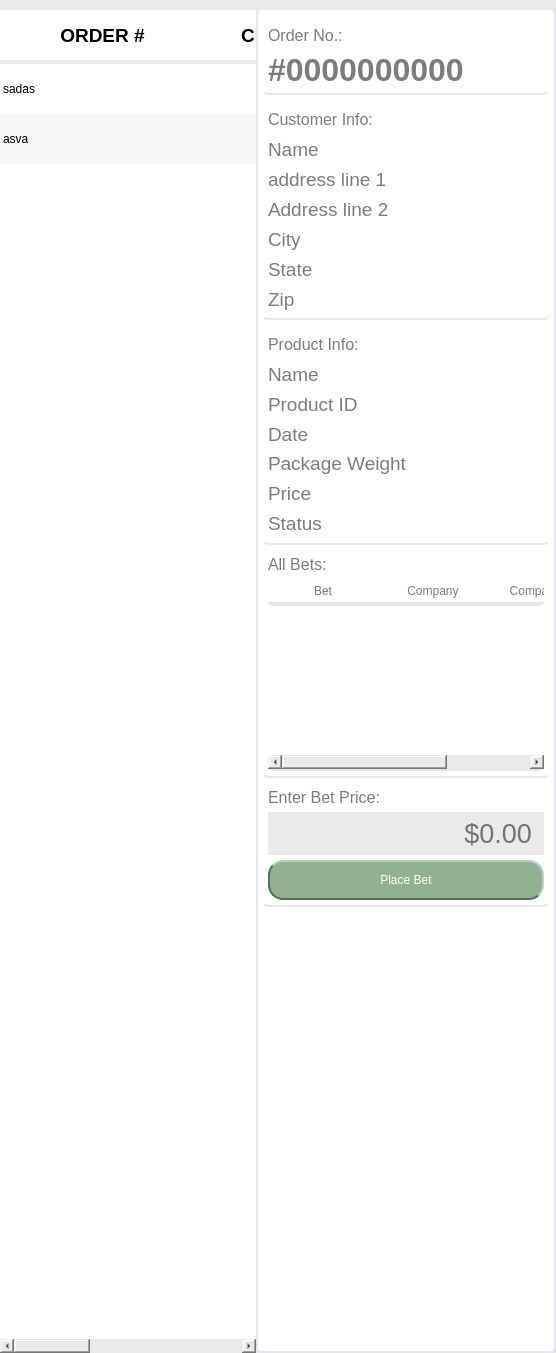
          <widget class="QWidget" name="bet_page">
           <property name="styleSheet">
            <string notr="true">QWidget{
	background:#eaeaea;
	border:none;
}
</string>
           </property>
           <layout class="QHBoxLayout" name="horizontalLayout_14" stretch="7,3">
            <property name="spacing">
             <number>0</number>
            </property>
            <property name="leftMargin">
             <number>0</number>
            </property>
            <property name="topMargin">
             <number>10</number>
            </property>
            <property name="rightMargin">
             <number>0</number>
            </property>
            <property name="bottomMargin">
             <number>0</number>
            </property>
            <item>
             <widget class="QTableWidget" name="order_bet_table">
              <property name="font">
               <font>
                <weight>50</weight>
                <bold>false</bold>
               </font>
              </property>
              <property name="styleSheet">
               <string notr="true">QFrame{
	background-color: #ffffff;
}
QTableWIdget{
	background-color: #ffffff;
	alternate-background-color: #E6E6E6;
	border-radius:30px;
}
QHeaderView:section{
	min-height:50 px;
	max-height:50 px;
	background : #ffffff;
	border:none;
	border-bottom:4px solid #e5e7ef;
}
QTableWidget::item{
	border:none;
	border-left:none;
	border-right:none;
	border-top:none;
}
QTableWidget::item:selected{ 
	background-color: #B7CCE4;
 }</string>
              </property>
              <property name="editTriggers">
               <set>QAbstractItemView::NoEditTriggers</set>
              </property>
              <property name="alternatingRowColors">
               <bool>true</bool>
              </property>
              <property name="selectionMode">
               <enum>QAbstractItemView::SingleSelection</enum>
              </property>
              <property name="selectionBehavior">
               <enum>QAbstractItemView::SelectRows</enum>
              </property>
              <property name="showGrid">
               <bool>false</bool>
              </property>
              <attribute name="horizontalHeaderCascadingSectionResizes">
               <bool>false</bool>
              </attribute>
              <attribute name="horizontalHeaderDefaultSectionSize">
               <number>205</number>
              </attribute>
              <attribute name="horizontalHeaderStretchLastSection">
               <bool>true</bool>
              </attribute>
              <attribute name="verticalHeaderVisible">
               <bool>false</bool>
              </attribute>
              <attribute name="verticalHeaderCascadingSectionResizes">
               <bool>false</bool>
              </attribute>
              <attribute name="verticalHeaderMinimumSectionSize">
               <number>50</number>
              </attribute>
              <attribute name="verticalHeaderDefaultSectionSize">
               <number>50</number>
              </attribute>
              <row>
               <property name="text">
                <string>New Row</string>
               </property>
              </row>
              <row>
               <property name="text">
                <string>New Row</string>
               </property>
              </row>
              <column>
               <property name="text">
                <string>ORDER #</string>
               </property>
               <property name="font">
                <font>
                 <family>Helvetica</family>
                 <pointsize>14</pointsize>
                 <weight>75</weight>
                 <bold>true</bold>
                </font>
               </property>
               <property name="textAlignment">
                <set>AlignCenter</set>
               </property>
               <property name="background">
                <color alpha="0">
                 <red>0</red>
                 <green>0</green>
                 <blue>0</blue>
                </color>
               </property>
              </column>
              <column>
               <property name="text">
                <string>CUSTOMER ID</string>
               </property>
               <property name="font">
                <font>
                 <family>Helvetica</family>
                 <pointsize>14</pointsize>
                 <weight>75</weight>
                 <bold>true</bold>
                </font>
               </property>
              </column>
              <column>
               <property name="text">
                <string>ORDER PRICE</string>
               </property>
               <property name="font">
                <font>
                 <family>Helvetica</family>
                 <pointsize>14</pointsize>
                 <weight>75</weight>
                 <bold>true</bold>
                </font>
               </property>
              </column>
              <item row="0" column="0">
               <property name="text">
                <string>sadas</string>
               </property>
              </item>
              <item row="1" column="0">
               <property name="text">
                <string>asva</string>
               </property>
              </item>
             </widget>
            </item>
            <item>
             <widget class="QFrame" name="frame_16">
              <property name="minimumSize">
               <size>
                <width>300</width>
                <height>0</height>
               </size>
              </property>
              <property name="styleSheet">
               <string notr="true">QFrame{
	background:rgb(255,255,255);
	border-radius:5px;
	border:2px solid #e5e7ef;
	border-top:none;
	color:rgb(124,124,124);
}</string>
              </property>
              <property name="frameShape">
               <enum>QFrame::StyledPanel</enum>
              </property>
              <property name="frameShadow">
               <enum>QFrame::Raised</enum>
              </property>
              <layout class="QVBoxLayout" name="verticalLayout_27" stretch="0,0,0,0,0,0">
               <property name="spacing">
                <number>5</number>
               </property>
               <property name="sizeConstraint">
                <enum>QLayout::SetDefaultConstraint</enum>
               </property>
               <property name="leftMargin">
                <number>5</number>
               </property>
               <property name="topMargin">
                <number>5</number>
               </property>
               <property name="rightMargin">
                <number>5</number>
               </property>
               <property name="bottomMargin">
                <number>5</number>
               </property>
               <item>
                <widget class="QFrame" name="frame_20">
                 <property name="minimumSize">
                  <size>
                   <width>0</width>
                   <height>80</height>
                  </size>
                 </property>
                 <property name="maximumSize">
                  <size>
                   <width>16777215</width>
                   <height>16777215</height>
                  </size>
                 </property>
                 <property name="styleSheet">
                  <string notr="true">border-top:none;border-left:none;border-right:none;</string>
                 </property>
                 <property name="frameShape">
                  <enum>QFrame::StyledPanel</enum>
                 </property>
                 <property name="frameShadow">
                  <enum>QFrame::Raised</enum>
                 </property>
                 <layout class="QVBoxLayout" name="verticalLayout_28">
                  <property name="spacing">
                   <number>2</number>
                  </property>
                  <property name="leftMargin">
                   <number>5</number>
                  </property>
                  <property name="topMargin">
                   <number>5</number>
                  </property>
                  <property name="rightMargin">
                   <number>5</number>
                  </property>
                  <property name="bottomMargin">
                   <number>5</number>
                  </property>
                  <item>
                   <widget class="QLabel" name="label_108">
                    <property name="font">
                     <font>
                      <family>Helvetica</family>
                      <pointsize>12</pointsize>
                     </font>
                    </property>
                    <property name="styleSheet">
                     <string notr="true">border:none;
color:rgb(124,124,124);
</string>
                    </property>
                    <property name="text">
                     <string>Order No.:</string>
                    </property>
                   </widget>
                  </item>
                  <item>
                   <widget class="QLabel" name="orderno_label">
                    <property name="font">
                     <font>
                      <family>Helvetica</family>
                      <pointsize>24</pointsize>
                      <weight>75</weight>
                      <bold>true</bold>
                     </font>
                    </property>
                    <property name="styleSheet">
                     <string notr="true">border:none;</string>
                    </property>
                    <property name="text">
                     <string>#0000000000</string>
                    </property>
                   </widget>
                  </item>
                 </layout>
                </widget>
               </item>
               <item>
                <widget class="QFrame" name="frame_21">
                 <property name="minimumSize">
                  <size>
                   <width>0</width>
                   <height>220</height>
                  </size>
                 </property>
                 <property name="styleSheet">
                  <string notr="true">border-top:none;border-left:none;border-right:none;
</string>
                 </property>
                 <property name="frameShape">
                  <enum>QFrame::StyledPanel</enum>
                 </property>
                 <property name="frameShadow">
                  <enum>QFrame::Raised</enum>
                 </property>
                 <layout class="QVBoxLayout" name="verticalLayout_29">
                  <property name="spacing">
                   <number>2</number>
                  </property>
                  <property name="leftMargin">
                   <number>5</number>
                  </property>
                  <property name="topMargin">
                   <number>5</number>
                  </property>
                  <property name="rightMargin">
                   <number>5</number>
                  </property>
                  <property name="bottomMargin">
                   <number>5</number>
                  </property>
                  <item>
                   <widget class="QLabel" name="label_110">
                    <property name="font">
                     <font>
                      <family>Helvetica</family>
                      <pointsize>12</pointsize>
                     </font>
                    </property>
                    <property name="styleSheet">
                     <string notr="true">border:none;
</string>
                    </property>
                    <property name="text">
                     <string>Customer Info:</string>
                    </property>
                   </widget>
                  </item>
                  <item>
                   <widget class="QLabel" name="customername_label">
                    <property name="font">
                     <font>
                      <pointsize>14</pointsize>
                     </font>
                    </property>
                    <property name="styleSheet">
                     <string notr="true">border:none;</string>
                    </property>
                    <property name="text">
                     <string>Name</string>
                    </property>
                   </widget>
                  </item>
                  <item>
                   <widget class="QLabel" name="addressline1_label">
                    <property name="font">
                     <font>
                      <pointsize>14</pointsize>
                     </font>
                    </property>
                    <property name="styleSheet">
                     <string notr="true">border:none;</string>
                    </property>
                    <property name="text">
                     <string>address line 1</string>
                    </property>
                   </widget>
                  </item>
                  <item>
                   <widget class="QLabel" name="addressline2_label">
                    <property name="font">
                     <font>
                      <pointsize>14</pointsize>
                     </font>
                    </property>
                    <property name="styleSheet">
                     <string notr="true">border:none;</string>
                    </property>
                    <property name="text">
                     <string>Address line 2</string>
                    </property>
                   </widget>
                  </item>
                  <item>
                   <widget class="QLabel" name="addresscity_label">
                    <property name="font">
                     <font>
                      <pointsize>14</pointsize>
                     </font>
                    </property>
                    <property name="styleSheet">
                     <string notr="true">border:none;</string>
                    </property>
                    <property name="text">
                     <string>City</string>
                    </property>
                   </widget>
                  </item>
                  <item>
                   <widget class="QLabel" name="addressstate_label">
                    <property name="font">
                     <font>
                      <pointsize>14</pointsize>
                     </font>
                    </property>
                    <property name="styleSheet">
                     <string notr="true">border:none;</string>
                    </property>
                    <property name="text">
                     <string>State</string>
                    </property>
                   </widget>
                  </item>
                  <item>
                   <widget class="QLabel" name="addresszip_label">
                    <property name="font">
                     <font>
                      <pointsize>14</pointsize>
                     </font>
                    </property>
                    <property name="styleSheet">
                     <string notr="true">border:none;</string>
                    </property>
                    <property name="text">
                     <string>Zip</string>
                    </property>
                   </widget>
                  </item>
                 </layout>
                </widget>
               </item>
               <item>
                <widget class="QFrame" name="frame_25">
                 <property name="minimumSize">
                  <size>
                   <width>0</width>
                   <height>220</height>
                  </size>
                 </property>
                 <property name="styleSheet">
                  <string notr="true">border-top:none;border-left:none;border-right:none;
</string>
                 </property>
                 <property name="frameShape">
                  <enum>QFrame::StyledPanel</enum>
                 </property>
                 <property name="frameShadow">
                  <enum>QFrame::Raised</enum>
                 </property>
                 <layout class="QVBoxLayout" name="verticalLayout_30">
                  <property name="spacing">
                   <number>1</number>
                  </property>
                  <property name="leftMargin">
                   <number>5</number>
                  </property>
                  <property name="topMargin">
                   <number>5</number>
                  </property>
                  <property name="rightMargin">
                   <number>5</number>
                  </property>
                  <property name="bottomMargin">
                   <number>5</number>
                  </property>
                  <item>
                   <widget class="QLabel" name="label_117">
                    <property name="font">
                     <font>
                      <family>Helvetica</family>
                      <pointsize>12</pointsize>
                     </font>
                    </property>
                    <property name="styleSheet">
                     <string notr="true">border:none;</string>
                    </property>
                    <property name="text">
                     <string>Product Info:</string>
                    </property>
                   </widget>
                  </item>
                  <item>
                   <widget class="QLabel" name="productname_label">
                    <property name="font">
                     <font>
                      <pointsize>14</pointsize>
                     </font>
                    </property>
                    <property name="styleSheet">
                     <string notr="true">border:none;</string>
                    </property>
                    <property name="text">
                     <string>Name</string>
                    </property>
                   </widget>
                  </item>
                  <item>
                   <widget class="QLabel" name="productid_label">
                    <property name="font">
                     <font>
                      <pointsize>14</pointsize>
                     </font>
                    </property>
                    <property name="styleSheet">
                     <string notr="true">border:none;</string>
                    </property>
                    <property name="text">
                     <string>Product ID</string>
                    </property>
                   </widget>
                  </item>
                  <item>
                   <widget class="QLabel" name="orderdate_label">
                    <property name="font">
                     <font>
                      <pointsize>14</pointsize>
                     </font>
                    </property>
                    <property name="styleSheet">
                     <string notr="true">border:none;</string>
                    </property>
                    <property name="text">
                     <string>Date</string>
                    </property>
                   </widget>
                  </item>
                  <item>
                   <widget class="QLabel" name="productweight_label">
                    <property name="font">
                     <font>
                      <pointsize>14</pointsize>
                     </font>
                    </property>
                    <property name="styleSheet">
                     <string notr="true">border:none;</string>
                    </property>
                    <property name="text">
                     <string>Package Weight</string>
                    </property>
                   </widget>
                  </item>
                  <item>
                   <widget class="QLabel" name="productprice_label">
                    <property name="font">
                     <font>
                      <pointsize>14</pointsize>
                     </font>
                    </property>
                    <property name="styleSheet">
                     <string notr="true">border:none;
color:rgb(124,124,124);</string>
                    </property>
                    <property name="text">
                     <string>Price</string>
                    </property>
                   </widget>
                  </item>
                  <item>
                   <widget class="QLabel" name="orderstatus_label">
                    <property name="font">
                     <font>
                      <pointsize>14</pointsize>
                     </font>
                    </property>
                    <property name="styleSheet">
                     <string notr="true">border:none;
color:rgb(124,124,124);</string>
                    </property>
                    <property name="text">
                     <string>Status</string>
                    </property>
                   </widget>
                  </item>
                 </layout>
                </widget>
               </item>
               <item>
                <widget class="QFrame" name="all_bets_frame">
                 <property name="styleSheet">
                  <string notr="true">border-top:none;border-left:none;border-right:none;
</string>
                 </property>
                 <property name="frameShape">
                  <enum>QFrame::StyledPanel</enum>
                 </property>
                 <property name="frameShadow">
                  <enum>QFrame::Raised</enum>
                 </property>
                 <layout class="QVBoxLayout" name="verticalLayout_31">
                  <property name="spacing">
                   <number>5</number>
                  </property>
                  <property name="leftMargin">
                   <number>5</number>
                  </property>
                  <property name="topMargin">
                   <number>5</number>
                  </property>
                  <property name="rightMargin">
                   <number>5</number>
                  </property>
                  <property name="bottomMargin">
                   <number>5</number>
                  </property>
                  <item>
                   <widget class="QLabel" name="label_125">
                    <property name="font">
                     <font>
                      <family>Helvetica</family>
                      <pointsize>12</pointsize>
                     </font>
                    </property>
                    <property name="styleSheet">
                     <string notr="true">border:none</string>
                    </property>
                    <property name="text">
                     <string>All Bets:</string>
                    </property>
                   </widget>
                  </item>
                  <item>
                   <widget class="QTableWidget" name="all_bets_table">
                    <property name="minimumSize">
                     <size>
                      <width>0</width>
                      <height>100</height>
                     </size>
                    </property>
                    <property name="styleSheet">
                     <string notr="true">QTableWIdget{
	background-color: #FFFFFF;
	alternate-background-color: #E6E6E6;
	border:none;
}
QHeaderView:section{
	min-height:25 px;
	max-height:25 px;
	background : #ffffff;
	border:none;
	border-bottom:2px solid #e5e7ef;
}
QTableWidget::item:selected{ background-color: #3BA1FF
 }</string>
                    </property>
                    <property name="editTriggers">
                     <set>QAbstractItemView::NoEditTriggers</set>
                    </property>
                    <property name="alternatingRowColors">
                     <bool>true</bool>
                    </property>
                    <property name="selectionMode">
                     <enum>QAbstractItemView::NoSelection</enum>
                    </property>
                    <property name="selectionBehavior">
                     <enum>QAbstractItemView::SelectRows</enum>
                    </property>
                    <property name="showGrid">
                     <bool>false</bool>
                    </property>
                    <attribute name="horizontalHeaderMinimumSectionSize">
                     <number>100</number>
                    </attribute>
                    <attribute name="horizontalHeaderDefaultSectionSize">
                     <number>110</number>
                    </attribute>
                    <attribute name="horizontalHeaderShowSortIndicator" stdset="0">
                     <bool>false</bool>
                    </attribute>
                    <attribute name="horizontalHeaderStretchLastSection">
                     <bool>true</bool>
                    </attribute>
                    <attribute name="verticalHeaderVisible">
                     <bool>false</bool>
                    </attribute>
                    <column>
                     <property name="text">
                      <string>Bet</string>
                     </property>
                    </column>
                    <column>
                     <property name="text">
                      <string>Company</string>
                     </property>
                    </column>
                    <column>
                     <property name="text">
                      <string>Company ID</string>
                     </property>
                    </column>
                   </widget>
                  </item>
                 </layout>
                </widget>
               </item>
               <item>
                <widget class="QFrame" name="frame_29">
                 <property name="styleSheet">
                  <string notr="true">border-top:none;border-left:none;border-right:none;
</string>
                 </property>
                 <property name="frameShape">
                  <enum>QFrame::StyledPanel</enum>
                 </property>
                 <property name="frameShadow">
                  <enum>QFrame::Raised</enum>
                 </property>
                 <layout class="QVBoxLayout" name="verticalLayout_32">
                  <property name="spacing">
                   <number>5</number>
                  </property>
                  <property name="leftMargin">
                   <number>5</number>
                  </property>
                  <property name="topMargin">
                   <number>5</number>
                  </property>
                  <property name="rightMargin">
                   <number>5</number>
                  </property>
                  <property name="bottomMargin">
                   <number>5</number>
                  </property>
                  <item>
                   <widget class="QLabel" name="label_126">
                    <property name="font">
                     <font>
                      <family>Helvetica</family>
                      <pointsize>12</pointsize>
                     </font>
                    </property>
                    <property name="styleSheet">
                     <string notr="true">border:none</string>
                    </property>
                    <property name="text">
                     <string>Enter Bet Price:</string>
                    </property>
                   </widget>
                  </item>
                  <item>
                   <widget class="QLineEdit" name="bet_enter">
                    <property name="font">
                     <font>
                      <pointsize>20</pointsize>
                     </font>
                    </property>
                    <property name="styleSheet">
                     <string notr="true">QLineEdit{
	padding:5px;
	padding-right:10px
}</string>
                    </property>
                    <property name="alignment">
                     <set>Qt::AlignRight|Qt::AlignTrailing|Qt::AlignVCenter</set>
                    </property>
                    <property name="placeholderText">
                     <string>$0.00</string>
                    </property>
                   </widget>
                  </item>
                  <item>
                   <widget class="QPushButton" name="add_bet_button">
                    <property name="sizePolicy">
                     <sizepolicy hsizetype="Minimum" vsizetype="Preferred">
                      <horstretch>0</horstretch>
                      <verstretch>0</verstretch>
                     </sizepolicy>
                    </property>
                    <property name="minimumSize">
                     <size>
                      <width>0</width>
                      <height>40</height>
                     </size>
                    </property>
                    <property name="baseSize">
                     <size>
                      <width>0</width>
                      <height>0</height>
                     </size>
                    </property>
                    <property name="styleSheet">
                     <string notr="true">QPushButton{
	border-radius:15px;
	border-top:2px solid #BDCFBD;
	border-bottom:2px solid #586A58;
	border-right:2px solid #BDCFBD;
	border-left:2px solid #586A58;
	background-color:#92B192;
	color:#ffffff;
	padding: 5px;
}
QPushButton:hover{
	color:#ffffff;
	background-color:#9DB59D;
	border-top:2px solid #BDCFBD;
	border-bottom:2px solid #586A58;
	border-right:2px solid #BDCFBD;
	border-left:2px solid #586A58;
}
QPushButton:pressed{
	color:ffffff;
	background-color:#8CAD8C;
	color:#ffffff;
	border:none;
	border-top:3px solid #586A58;
	border-right:1px solid #586A58;
	border-left:2px solid #586A58;
}</string>
                    </property>
                    <property name="text">
                     <string>Place Bet</string>
                    </property>
                   </widget>
                  </item>
                 </layout>
                </widget>
               </item>
               <item>
                <spacer name="verticalSpacer_9">
                 <property name="orientation">
                  <enum>Qt::Vertical</enum>
                 </property>
                 <property name="sizeHint" stdset="0">
                  <size>
                   <width>20</width>
                   <height>439</height>
                  </size>
                 </property>
                </spacer>
               </item>
              </layout>
             </widget>
            </item>
           </layout>
          </widget>
